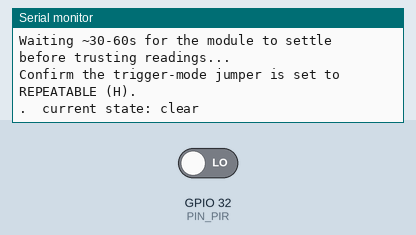
Recording of a sketch running on a simulated ESP32. Shown: the last lines printed to the serial monitor. The inputs (shaded band) are chosen by the test bench; at power-on: GPIO 32 (PIN_PIR) LOW.

Above: at 1.2 s.
1.3 s: GPIO 32 (PIN_PIR) driven HIGH
At 2.8 s:
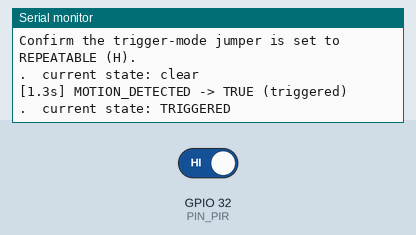
3.5 s: GPIO 32 (PIN_PIR) driven LOW
At 3.9 s:
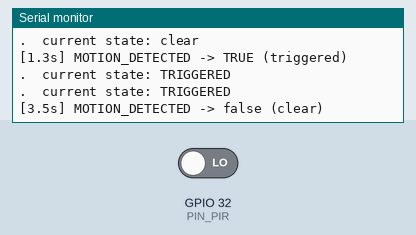

The sketch:

BenchTest.ino
```cpp
/*
  ============================================================================
  BSH-Perimeter -- PIR Motion Sensor Bench Test (Phase A, this component only)
  ============================================================================
  Purpose: bench-test the PIR motion sensor in isolation, per the checklist
  in Firmware/BSH-Perimeter/PIR_Motion_Sensor/Build_Log.md. No WiFi, no
  Modbus, no ultrasonic sensor -- just this one input, watched over Serial,
  so a bad reading or a wiring mistake gets caught before it's tangled up
  with anything else.

  This is a bench aid, not a file that gets committed to the repo -- the
  project convention (Firmware/WORKFLOW.md Section 3) keeps each component
  subfolder to exactly Wiring.md + Build_Log.md. The real, committed
  firmware for this node is Firmware/BSH_Perimeter_Node.ino (full WiFi +
  Modbus version, Phase B/C) and, once Phase A's two sensors are both
  confirmed, a combined standalone integration sketch modeled on
  BSH_FireAlarm_Node.ino's current Phase A version.

  Wiring (see Firmware/BSH-Perimeter/PIR_Motion_Sensor/Wiring.md):
    OUT -> GPIO 32 (direct digital input, no divider needed)
    VCC -> 5V
    GND -> common ground

  Before trusting any result:
    - Trigger-mode jumper set to REPEATABLE (H) -- retriggerable output
      stays HIGH while motion continues, instead of pulsing once
    - Give the module ~30-60s after power-on to settle before judging
      readings (it free-runs briefly at boot)
    - Sensitivity / hold-time trimmers at a reasonable starting point

  What this sketch does:
    - Reads PIN_PIR every loop iteration (matches the real firmware's
      "raw every loop, no smoothing" approach -- a PIR output is already a
      clean digital trigger)
    - Prints a line only when the state changes (HIGH<->LOW), with a
      timestamp, so it's easy to see how long a trigger holds
    - Also prints a quiet heartbeat once a second so you can tell the
      sketch is still running even with no motion

  Board: "ESP32 Dev Module"
  No libraries needed beyond the ESP32 core.
  ============================================================================
*/

const int PIN_PIR = 32;

bool lastState = false;
unsigned long lastHeartbeat = 0;
const unsigned long HEARTBEAT_INTERVAL_MS = 1000;

void setup() {
  Serial.begin(115200);
  pinMode(PIN_PIR, INPUT);

  Serial.println();
  Serial.println("=== BSH-Perimeter PIR Bench Test ===");
  Serial.println("Waiting ~30-60s for the module to settle before trusting readings...");
  Serial.println("Confirm the trigger-mode jumper is set to REPEATABLE (H).");
  Serial.println();
}

void loop() {
  unsigned long now = millis();
  bool motion = (digitalRead(PIN_PIR) == HIGH);

  if (motion != lastState) {
    lastState = motion;
    Serial.print("[");
    Serial.print(now / 1000.0, 1);
    Serial.print("s] MOTION_DETECTED -> ");
    Serial.println(motion ? "TRUE (triggered)" : "false (clear)");
  }

  if (now - lastHeartbeat >= HEARTBEAT_INTERVAL_MS) {
    lastHeartbeat = now;
    Serial.print(".  current state: ");
    Serial.println(motion ? "TRIGGERED" : "clear");
  }
}
```

Measured:
- after the input at 1.3 s, the serial monitor: prints a new line at once (image 1)
- after the input at 3.5 s, the serial monitor: prints a new line at once (image 2)
